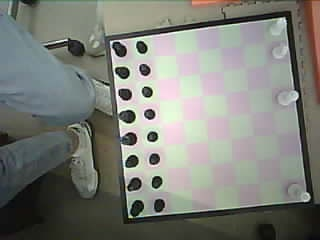
#> input picture latest_raw.jpg, 320 x 240 px
$ python -i occupancy_detector.py   (imports and definitions only)
#> lines starting #> are read from the running program, lines starting #| are printed output that depends on the picture
#> further down, picture is the input picture: shape (240, 320, 3); mean B, G, R 120.1, 127.2, 125
from __future__ import annotations

from dataclasses import dataclass

import cv2
import numpy as np

from charm.vision.grid_splitter import SquareCell


@dataclass
class OccupancyResult:
    row: int
    col: int
    occupied: bool
    score: float


def remove_slow_lighting(gray: np.ndarray) -> np.ndarray:
    """
    Remove broad lighting/shadow gradients while keeping local piece texture.

    Shadows usually change slowly across a cell.  A chess piece creates smaller
    local edges and contrast, so subtracting a heavily blurred background makes
    occupancy scoring less sensitive to uneven light.
    """
    h, w = gray.shape[:2]
    kernel_size = max(15, (min(h, w) // 2) | 1)
    background = cv2.GaussianBlur(gray, (kernel_size, kernel_size), 0)
    corrected = cv2.addWeighted(gray, 1.0, background, -1.0, 128.0)
    return corrected


def compute_occupancy_score(cell_image: np.ndarray) -> float:
    h, w = cell_image.shape[:2]
#> h = 240; w = 320

    x1 = int(w * 0.20)
#> x1 = 64
    x2 = int(w * 0.80)
#> x2 = 256
    y1 = int(h * 0.15)
#> y1 = 36
    y2 = int(h * 0.85)
#> y2 = 204

    roi = cell_image[y1:y2, x1:x2]
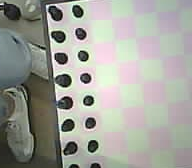
#> roi: shape (168, 192, 3); mean B, G, R 154.2, 161.9, 160.8

    gray = cv2.cvtColor(roi, cv2.COLOR_BGR2GRAY)
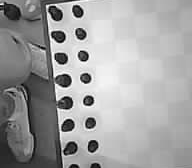
#> gray: shape (168, 192); min 0, max 254, mean 160.7
    corrected = remove_slow_lighting(gray)
#> in remove_slow_lighting, `background = cv2.GaussianBlur(gray, (kernel_size, kernel_size), 0)`:
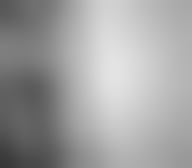
#> background: shape (168, 192); min 55, max 227, mean 160.8
#> in remove_slow_lighting, `corrected = cv2.addWeighted(gray, 1.0, background, -1.0, 128.0)`:
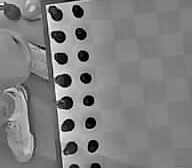
#> corrected: shape (168, 192); min 0, max 255, mean 128.2

    clahe = cv2.createCLAHE(
        clipLimit=4.0,
        tileGridSize=(3, 3),
    )
    enhanced = clahe.apply(corrected)
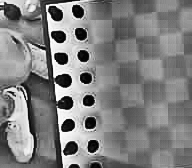
#> enhanced: shape (168, 192); min 2, max 255, mean 128.2

    # After CLAHE, pieces usually create stronger local contrast than empty squares.
    std_score = float(np.std(enhanced))
#> std_score = 55.69

    edges = cv2.Canny(enhanced, 20, 70)
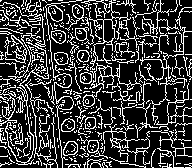
#> edges: shape (168, 192); 23.7% white in thin lines or dots

    edge_score = float(np.count_nonzero(edges)) / edges.size * 100.0
#> edge_score = 23.72

    return std_score * 0.4 + edge_score * 0.6


# [67 lines left out: functions detect_occupancy, occupancy_to_matrix, draw_occupancy_debug, not called in this run]

>>> import cv2
>>> picture = cv2.imread('../../../../latest_raw.jpg')
>>> result = compute_occupancy_score(picture)
#> result = 36.51
